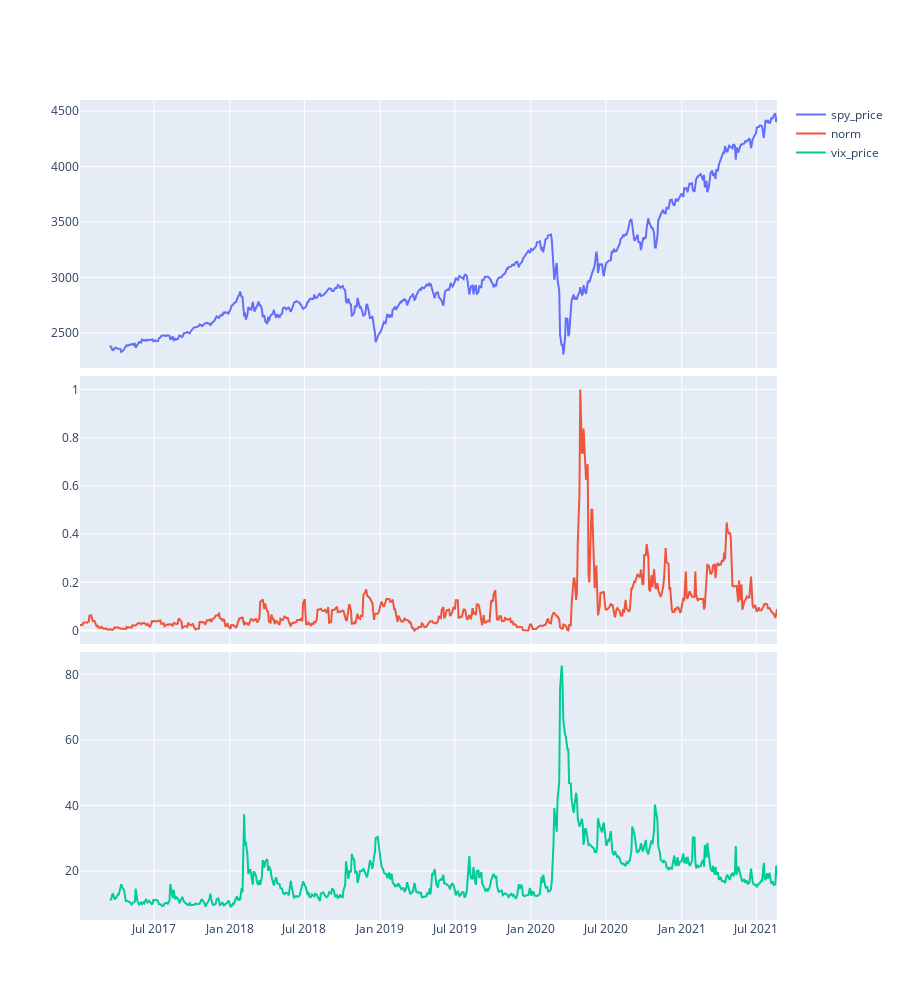

Write notebook code for a chart like this one.
### Code cell
# Market activity from 2017, stride

dates = ["2017-01-01", "2021-08-21"]
clean_data = yf.download("^GSPC ^VIX", start=dates[0], end=dates[1], interval = "1d", group_by = "ticker").xs("Adj Close", level=1, axis=1)

calced_df = pd.DataFrame(
    {
        # "log_price": log_price[1:],
        "spy_price": clean_data["^GSPC"][50:],
        "norm": norm[:,1][1:],
        "vix_price": clean_data["^VIX"][50:]
        # "log_returns": np.diff(log_price),
    },
    index = y_sw[1:]
)


fig = make_subplots(rows=len(calced_df.keys()), cols=1, shared_xaxes=True, vertical_spacing = 0.01)
fig.update_layout(
    height=1000,
)

# plot all time series in calced_df, if norm, first normalize array then plot
for i, col in enumerate(calced_df.keys(), start=1):
    if col == "norm":
        normed_norm = calced_df[dates[0]:dates[1]][col].values/max(calced_df[dates[0]:dates[1]][col].values)
        fig.add_trace(go.Scatter(x=calced_df[dates[0]:dates[1]][col].index, y=normed_norm, name=col), row=i, col=1)
    else:
        fig.add_trace(go.Scatter(x=calced_df[dates[0]:dates[1]][col].index, y=calced_df[dates[0]:dates[1]][col].values, name=col), row=i, col=1)
    
fig.show()

### Figure 1 — Plotly figure (JSON) as saved in the notebook; plotly's stock layout.template omitted (floating-point values rounded to 4 significant figures; data arrays with more than 128 entries replaced by an {"elided": "..."} marker saying what was removed)
{"data": [{"name": "spy_price", "type": "scatter", "x": {"elided": "584 str values"}, "xaxis": "x", "y": {"elided": "584 float values"}, "yaxis": "y"}, {"name": "norm", "type": "scatter", "x": {"elided": "584 str values"}, "xaxis": "x2", "y": {"elided": "584 float values"}, "yaxis": "y2"}, {"name": "vix_price", "type": "scatter", "x": {"elided": "584 str values"}, "xaxis": "x3", "y": {"elided": "584 float values"}, "yaxis": "y3"}], "layout": {"height": 1000, "xaxis": {"anchor": "y", "domain": [0, 1], "matches": "x3", "showticklabels": false}, "xaxis2": {"anchor": "y2", "domain": [0, 1], "matches": "x3", "showticklabels": false}, "xaxis3": {"anchor": "y3", "domain": [0, 1]}, "yaxis": {"anchor": "x", "domain": [0.6733, 1]}, "yaxis2": {"anchor": "x2", "domain": [0.3367, 0.6633]}, "yaxis3": {"anchor": "x3", "domain": [0, 0.3267]}}}
